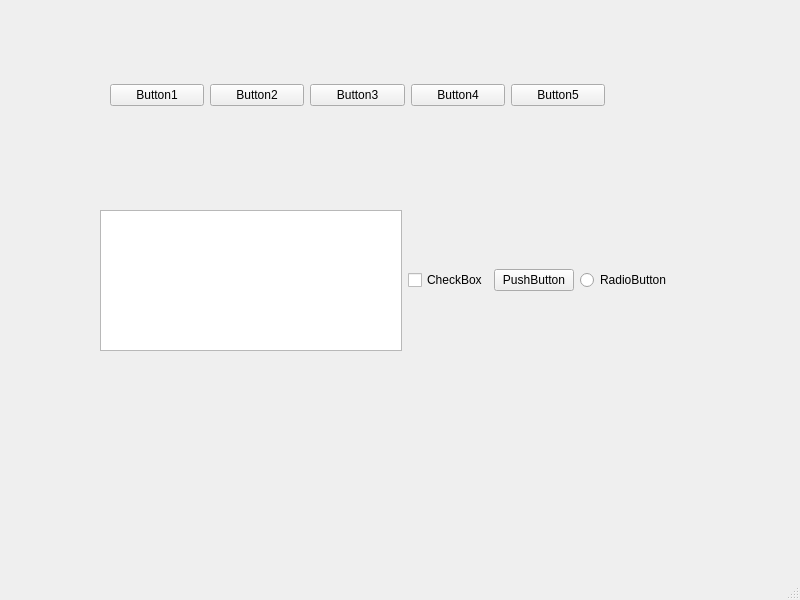
<?xml version="1.0" encoding="UTF-8"?>
<ui version="4.0">
 <class>MainWindow</class>
 <widget class="QMainWindow" name="MainWindow">
  <property name="geometry">
   <rect>
    <x>0</x>
    <y>0</y>
    <width>800</width>
    <height>600</height>
   </rect>
  </property>
  <property name="windowTitle">
   <string>MainWindow</string>
  </property>
  <widget class="QWidget" name="centralwidget">
   <widget class="QWidget" name="horizontalLayoutWidget">
    <property name="geometry">
     <rect>
      <x>100</x>
      <y>210</y>
      <width>571</width>
      <height>141</height>
     </rect>
    </property>
    <layout class="QHBoxLayout" name="horizontalLayout_2">
     <item>
      <widget class="QTreeView" name="treeView"/>
     </item>
     <item>
      <widget class="QCheckBox" name="checkBox">
       <property name="text">
        <string>CheckBox</string>
       </property>
      </widget>
     </item>
     <item>
      <widget class="QPushButton" name="pushButton_6">
       <property name="text">
        <string>PushButton</string>
       </property>
      </widget>
     </item>
     <item>
      <widget class="QRadioButton" name="radioButton">
       <property name="text">
        <string>RadioButton</string>
       </property>
      </widget>
     </item>
    </layout>
   </widget>
   <widget class="QWidget" name="">
    <property name="geometry">
     <rect>
      <x>110</x>
      <y>40</y>
      <width>495</width>
      <height>111</height>
     </rect>
    </property>
    <layout class="QHBoxLayout" name="horizontalLayout">
     <item>
      <widget class="QPushButton" name="pushButton">
       <property name="text">
        <string>Button1</string>
       </property>
      </widget>
     </item>
     <item>
      <widget class="QPushButton" name="pushButton_2">
       <property name="text">
        <string>Button2</string>
       </property>
      </widget>
     </item>
     <item>
      <widget class="QPushButton" name="pushButton_3">
       <property name="text">
        <string>Button3</string>
       </property>
      </widget>
     </item>
     <item>
      <widget class="QPushButton" name="pushButton_4">
       <property name="text">
        <string>Button4</string>
       </property>
      </widget>
     </item>
     <item>
      <widget class="QPushButton" name="pushButton_5">
       <property name="text">
        <string>Button5</string>
       </property>
      </widget>
     </item>
    </layout>
   </widget>
  </widget>
  <widget class="QMenuBar" name="menubar">
   <property name="geometry">
    <rect>
     <x>0</x>
     <y>0</y>
     <width>800</width>
     <height>26</height>
    </rect>
   </property>
  </widget>
  <widget class="QStatusBar" name="statusbar"/>
 </widget>
 <resources/>
 <connections/>
</ui>
